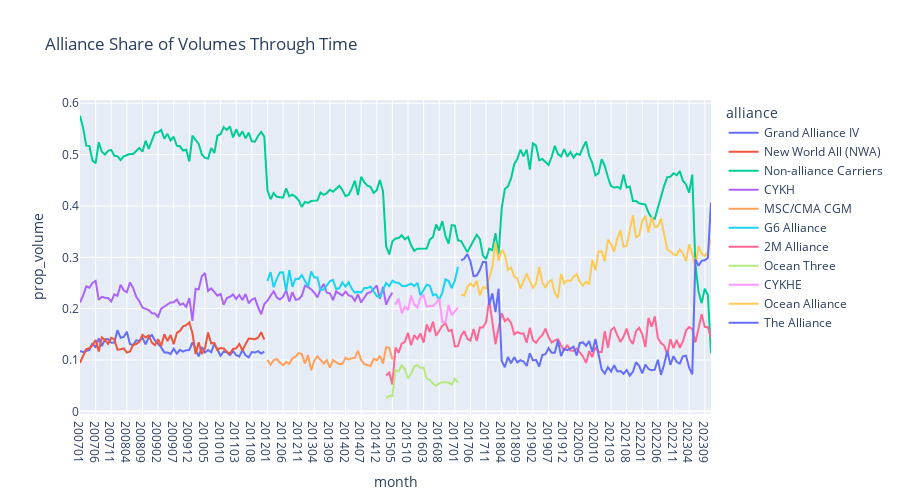

Here is the notebook cell this chart was saved with:
### Code cell
px.line(
    df.with_columns((pl.col('teus')/pl.col('teus').sum().over('month')).alias('prop_volume')), 
    x='month', y='prop_volume',
    color='alliance',
    title='Alliance Share of Volumes Through Time',
    width=900,
    height=500)
